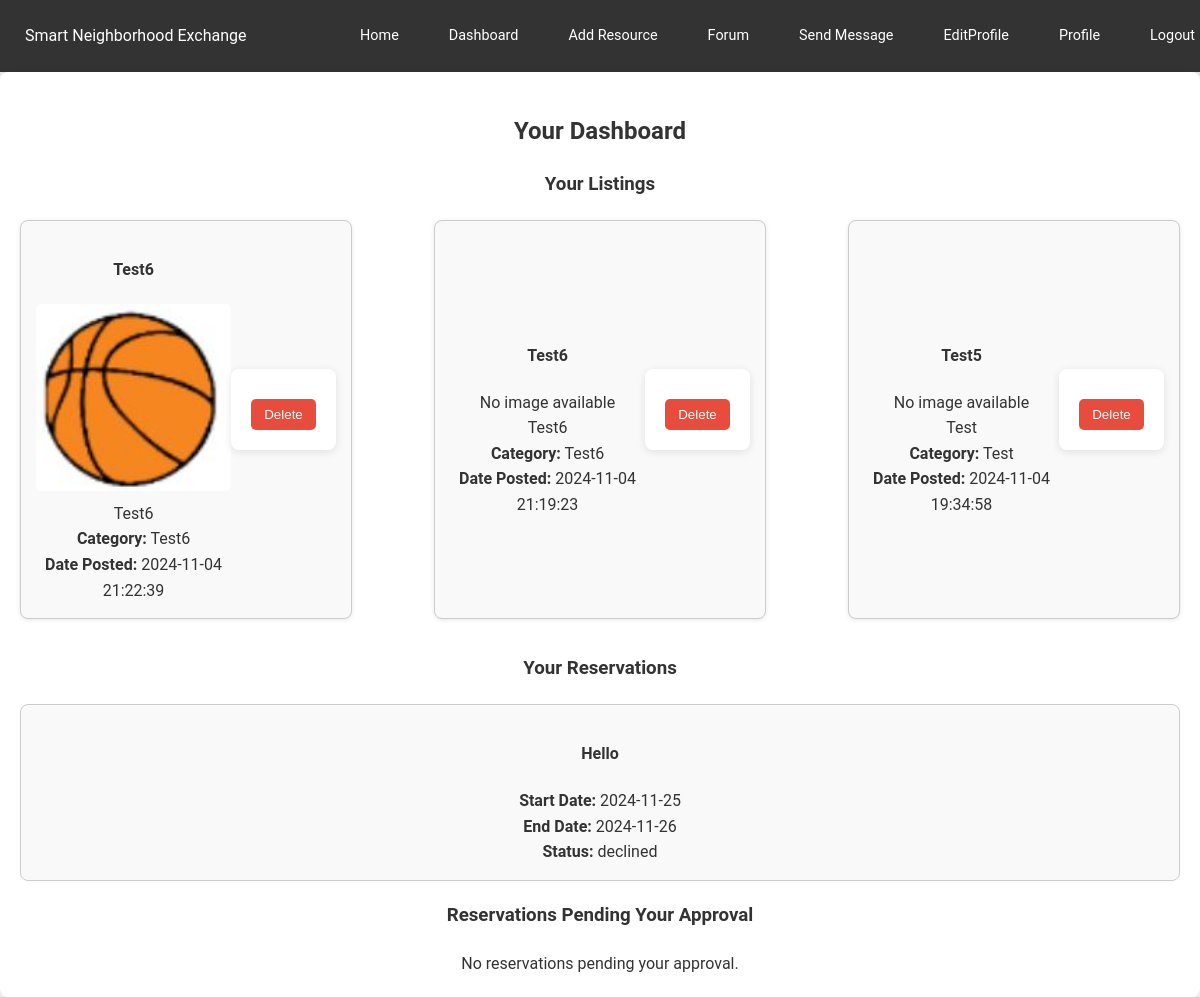
/dashboard (signed in), run on the app's committed database.
### tables this page shows
CREATE TABLE Resource (
    resource_id INTEGER PRIMARY KEY AUTOINCREMENT,
    user_id INTEGER NOT NULL,
    title TEXT NOT NULL,
    description TEXT,
    images TEXT,
    category TEXT,
    availability TEXT DEFAULT 'available',
    date_posted TEXT NOT NULL, status TEXT DEFAULT 'available',
    FOREIGN KEY (user_id) REFERENCES User(user_id)
);

CREATE TABLE Reservation (
    reservation_id INTEGER PRIMARY KEY AUTOINCREMENT,
    resource_id INTEGER NOT NULL,
    user_id INTEGER NOT NULL,
    start_date TEXT NOT NULL,
    end_date TEXT NOT NULL,
    status TEXT DEFAULT 'pending',
    created_at TEXT DEFAULT CURRENT_TIMESTAMP,
    FOREIGN KEY (resource_id) REFERENCES Resource(resource_id),
    FOREIGN KEY (user_id) REFERENCES User(user_id)
);

### app.py (the view)
@app.route('/dashboard')
def dashboard():
    if 'user_id' not in session:
        flash('Please log in to access your dashboard.')
        return redirect(url_for('login'))
    user_id = session['user_id']
    conn = get_db_connection()
    listings = conn.execute('SELECT * FROM Resource WHERE user_id = ? ORDER BY date_posted DESC', (user_id,)).fetchall()
    messages = conn.execute('SELECT * FROM Message WHERE sender_id = ? OR receiver_id = ?', (user_id, user_id)).fetchall()
    reviews = conn.execute('SELECT * FROM Review WHERE user_id = ?', (user_id,)).fetchall()
    reservations = conn.execute('''
        SELECT Reservation.*, Resource.title AS resource_title, Resource.images AS resource_image
        FROM Reservation
        JOIN Resource ON Reservation.resource_id = Resource.resource_id
        WHERE Reservation.user_id = ?
        ORDER BY Reservation.start_date ASC
    ''', (user_id,)).fetchall()
    pending_reservations = conn.execute('''
        SELECT Reservation.*, Resource.title AS resource_title, User.name AS user_name
        FROM Reservation
        JOIN Resource ON Reservation.resource_id = Resource.resource_id
        JOIN User ON Reservation.user_id = User.user_id
        WHERE Resource.user_id = ? AND Reservation.status = 'pending'
        ORDER BY Reservation.start_date ASC
    ''', (user_id,)).fetchall()
    conn.close()
    return render_template('dashboard.html', listings=listings, messages=messages, reviews=reviews, reservations=reservations, pending_reservations=pending_reservations)

### app.py (called while the page is built)
def get_db_connection():
    conn = sqlite3.connect('smart_neighborhood.db')
    conn.row_factory = sqlite3.Row  # To access columns by name
    return conn

### templates/dashboard.html (shortened to what this page needs)
{% include 'nav.html' %}
<!DOCTYPE html>
<html lang="en">
<head>
    <link rel="stylesheet" href="{{ url_for('static', filename='css/style.css') }}">
</head>
<body>
    <div class="container">
        <h2>Your Dashboard</h2>
        <section class="dashboard-section">
            <h3>Your Listings</h3>
            {% if listings %}
                <div class="listing-grid">
                    {% for resource in listings %}
                        <div class="listing-card">
                            <div class="listing-content">
                                <div class="listing-info">
                                    <h4>{{ resource['title'] }}</h4>
                                    {% if resource['images'] %}
                                        <img src="{{ url_for('static', filename=resource['images']) }}" alt="Resource Image" class="listing-image">
                                    {% else %}
                                        <p>No image available</p>
                                    {% endif %}
                                    <p>{{ resource['description'] }}</p>
                                    <p><strong>Category:</strong> {{ resource['category'] }}</p>
                                    <p><strong>Date Posted:</strong> {{ resource['date_posted'] }}</p>
                                </div>
                                <form action="{{ url_for('delete_resource', resource_id=resource['resource_id']) }}" method="POST" onsubmit="return confirm('Are you sure you want to delete this resource?');" class="delete-form">
                                    <button type="submit" class="btn-delete">Delete</button>
                                </form>
                            </div>
                        </div>
                    {% endfor %}
                </div>
            {% else %}
                <p>You have no listings yet. <a href="{{ url_for('add_resource') }}">Add a new resource</a>!</p>
            {% endif %}
        </section>
        <section class="dashboard-section">
            <h3>Your Reservations</h3>
            {% if reservations %}
                <div class="reservation-list">
                    {% for reservation in reservations %}
                        <div class="reservation-card">
                            <h4>{{ reservation['resource_title'] }}</h4>
                            <p><strong>Start Date:</strong> {{ reservation['start_date'] }}</p>
                            <p><strong>End Date:</strong> {{ reservation['end_date'] }}</p>
                            <p><strong>Status:</strong> {{ reservation['status'] }}</p>
                        </div>
                    {% endfor %}
                </div>
            {% else %}
                <p>You have no upcoming reservations.</p>
            {% endif %}
        </section>
        <section class="dashboard-section">
            <h3>Reservations Pending Your Approval</h3>
            {% if pending_reservations %}
                <div class="reservation-list">
                    {% for reservation in pending_reservations %}
                        <div class="reservation-card">
                            <h4>{{ reservation['resource_title'] }}</h4>
                            <p><strong>Reserved by:</strong> {{ reservation['user_name'] }}</p>
                            <p><strong>Start Date:</strong> {{ reservation['start_date'] }}</p>
                            <p><strong>End Date:</strong> {{ reservation['end_date'] }}</p>
                            <p><strong>Status:</strong> {{ reservation['status'] }}</p>
                            <div class="approve-decline">
                            <form action="{{ url_for('accept_reservation', reservation_id=reservation['reservation_id']) }}" method="POST" style="display:inline;">
                                <button type="submit" class="btn-approve">Accept</button>
                            </form>
                            <form action="{{ url_for('decline_reservation', reservation_id=reservation['reservation_id']) }}" method="POST" style="display:inline;">
                                <button type="submit" class="btn-reject">Decline</button>
                            </form>
                        </div>
                        </div>
                    {% endfor %}
                </div>
            {% else %}
                <p>No reservations pending your approval.</p>
            {% endif %}
        </section>
    </div>
</body>
</html>

### static/css/style.css (style rules this page uses)
body { font-family: 'Arial', sans-serif; background-color: #f4f4f9; color: #333; margin: 0; padding: 0; }
.container { max-width: 1200px; margin: 0 auto; padding: 20px; background-color: #fff; border-radius: 8px; box-shadow: 0 2px 8px rgba(0, 0, 0, 0.1); text-align: center; }
h2, h3 { text-align: center; margin-bottom: 20px; }
.user-grid, .review-grid, .listing-grid { display: grid; grid-template-columns: repeat(auto-fit, minmax(250px, 1fr)); gap: 20px; }
.user-card, .review-card, .listing-card { background-color: #fff; border-radius: 8px; box-shadow: 0 2px 8px rgba(0, 0, 0, 0.1); padding: 15px; transition: transform 0.2s; display: flex; flex-direction: column; align-items: center; justify-content: center; text-align: center; }
p { margin: 10px 0; }
.listing-card, .user-card { background-color: #fff; border: 1px solid #ddd; border-radius: 5px; padding: 15px; width: 250px; text-align: center; box-shadow: 2px 2px 10px rgba(0, 0, 0, 0.1); }
.listing-grid { display: flex; flex-wrap: wrap; gap: 20px; justify-content: space-between; margin: 0 auto; }
.listing-card { display: flex; flex-direction: column; border: 1px solid #ccc; padding: 15px; margin-bottom: 15px; border-radius: 8px; background-color: #f9f9f9; width: 100%; max-width: 300px; }
.listing-content { display: flex; flex-direction: row; flex-wrap: wrap; align-items: center; justify-content: space-between; }
.listing-info { flex: 3; }
.delete-form { flex: 1; }
.reservation-card { border: 1px solid #ccc; padding: 15px; margin-bottom: 15px; border-radius: 8px; background-color: #f9f9f9; }
.listing-image { width: 100%; height: auto; border-radius: 5px; margin-bottom: 10px; }
form { max-width: 600px; margin: 20px auto; padding: 20px; background-color: #f9f9f9; border-radius: 8px; box-shadow: 0 0 10px rgba(0, 0, 0, 0.1); }
select, input[type="text"], button { width: 100%; padding: 8px; border: 1px solid #ccc; border-radius: 4px; box-sizing: border-box; }
body { font-family: 'Roboto', sans-serif; background-color: #f4f4f9; color: #333; margin: 0; padding: 0; line-height: 1.6; }
form { background-color: #fff; padding: 20px; border-radius: 8px; box-shadow: 0 2px 8px rgba(0, 0, 0, 0.1); margin-bottom: 40px; }
button, .btn-submit { background-color: #3498db; color: #fff; border: none; padding: 10px 15px; border-radius: 5px; cursor: pointer; transition: background-color 0.3s; }
strong { color: #333; }
.dashboard-section { margin-top: 20px; }
.listing-card { background-color: #f9f9f9; padding: 15px; border-radius: 8px; box-shadow: 0 1px 4px rgba(0, 0, 0, 0.1); transition: transform 0.2s; }
h3 { text-align: center; margin-bottom: 20px; }
p { margin: 0; }
.btn-delete { background-color: #e74c3c; color: #fff; padding: 8px 12px; border: none; border-radius: 5px; cursor: pointer; transition: background-color 0.3s; margin-top: 10px; }

### data on the page
Resource: title "Test6", images (picture), description "Test6", category "Test6", date_posted "2024-11-04 21:22:39"
Resource: title "Test6", shows "No image available", description "Test6", category "Test6", date_posted "2024-11-04 21:19:23"
Resource: title "Test5", shows "No image available", description "Test", category "Test", date_posted "2024-11-04 19:34:58"
Reservation: resource_title "Hello", start_date "2024-11-25", end_date "2024-11-26", status "declined"
